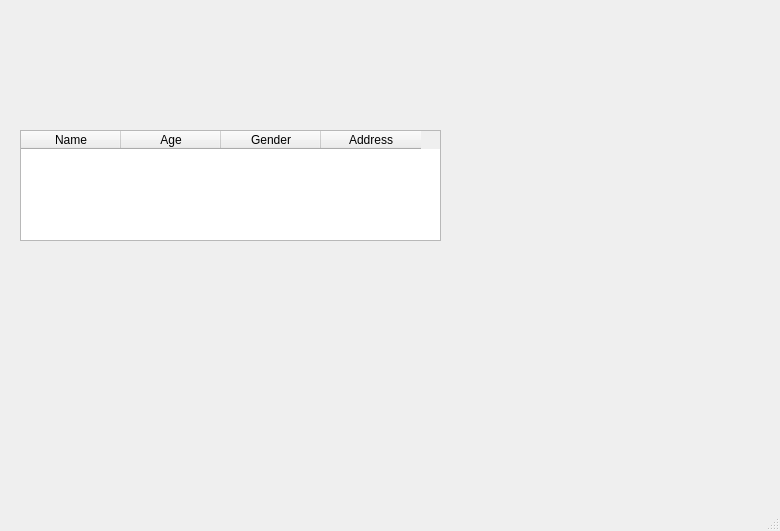
<?xml version="1.0" encoding="UTF-8"?>
<ui version="4.0">
 <class>address_book_form</class>
 <widget class="QMainWindow" name="address_book_form">
  <property name="geometry">
   <rect>
    <x>0</x>
    <y>0</y>
    <width>780</width>
    <height>531</height>
   </rect>
  </property>
  <property name="windowTitle">
   <string>MainWindow</string>
  </property>
  <widget class="QWidget" name="centralwidget">
   <widget class="QTableWidget" name="tableWidget">
    <property name="geometry">
     <rect>
      <x>20</x>
      <y>130</y>
      <width>421</width>
      <height>111</height>
     </rect>
    </property>
    <column>
     <property name="text">
      <string>Name</string>
     </property>
    </column>
    <column>
     <property name="text">
      <string>Age</string>
     </property>
    </column>
    <column>
     <property name="text">
      <string>Gender</string>
     </property>
    </column>
    <column>
     <property name="text">
      <string>Address</string>
     </property>
    </column>
   </widget>
  </widget>
  <widget class="QMenuBar" name="menubar">
   <property name="geometry">
    <rect>
     <x>0</x>
     <y>0</y>
     <width>780</width>
     <height>24</height>
    </rect>
   </property>
  </widget>
  <widget class="QStatusBar" name="statusbar"/>
 </widget>
 <resources/>
 <connections/>
</ui>
